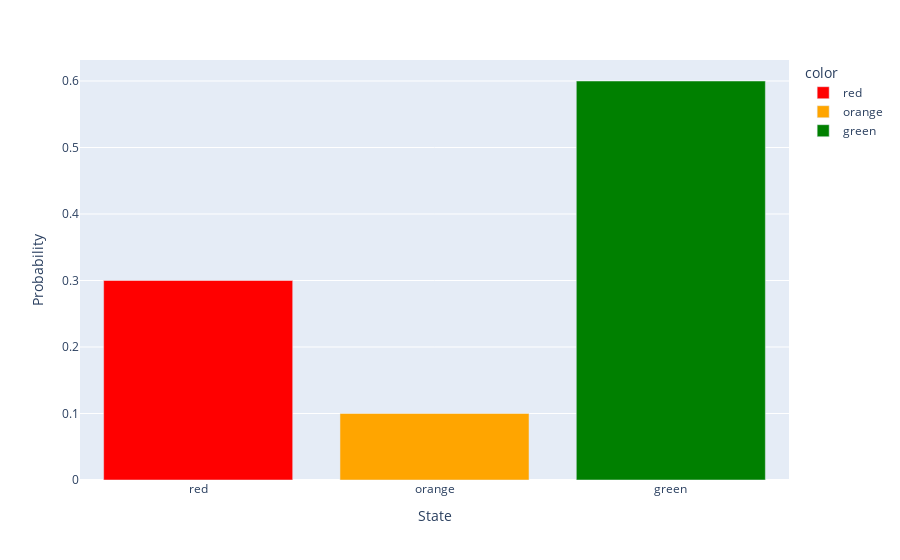

The code cell stored with this chart in its notebook:
### Markdown cell above
## ✍️
Implementeer en visualiseer de PMF voor volgende kansverdeling. We hebben te maken met een verkeerslicht met drie standen: rood - orange - groen. Het blijft gemiddeld dubbel zo lang groen dan rood een derde zo lang oranje als rood.

$$
\begin{align}
P(red) + P(orange) + P(green) &= 1 \cr
P(red) + \frac{1}{3}P(red) + 2P(red) &= 1 \cr
(1 + \frac{1}{3} + 2) * P(red) &= 1 \cr
\frac{10}{3} * P(red) &= 1 \cr
P(red) &= \frac{3}{10} \cr
P(red) &= 0.3
\end{align}
$$

### Code cell
p_red = 0.3
p_orange = 0.1
p_green = 0.6

fig = px.bar(
    x=["red", "orange", "green"],
    y=[p_red, p_orange, p_green],
    labels={"x": "State", "y": "Probability"},
    color=["red", "orange", "green"],
    color_discrete_map={"red": "red", "orange": "orange", "green": "green"},
)
fig.show()

### Figure 1 — Plotly figure (JSON) as saved in the notebook; plotly's stock layout.template omitted (floating-point values rounded to 4 significant figures)
{"data": [{"hovertemplate": "color=red<br>State=%{x}<br>Probability=%{y}<extra></extra>", "legendgroup": "red", "marker": {"color": "red", "pattern": {"shape": ""}}, "name": "red", "orientation": "v", "showlegend": true, "textposition": "auto", "type": "bar", "x": ["red"], "xaxis": "x", "y": [0.3], "yaxis": "y"}, {"hovertemplate": "color=orange<br>State=%{x}<br>Probability=%{y}<extra></extra>", "legendgroup": "orange", "marker": {"color": "orange", "pattern": {"shape": ""}}, "name": "orange", "orientation": "v", "showlegend": true, "textposition": "auto", "type": "bar", "x": ["orange"], "xaxis": "x", "y": [0.1], "yaxis": "y"}, {"hovertemplate": "color=green<br>State=%{x}<br>Probability=%{y}<extra></extra>", "legendgroup": "green", "marker": {"color": "green", "pattern": {"shape": ""}}, "name": "green", "orientation": "v", "showlegend": true, "textposition": "auto", "type": "bar", "x": ["green"], "xaxis": "x", "y": [0.6], "yaxis": "y"}], "layout": {"barmode": "relative", "legend": {"title": {"text": "color"}, "tracegroupgap": 0}, "margin": {"t": 60}, "xaxis": {"anchor": "y", "domain": [0, 1], "title": {"text": "State"}}, "yaxis": {"anchor": "x", "domain": [0, 1], "title": {"text": "Probability"}}}}
